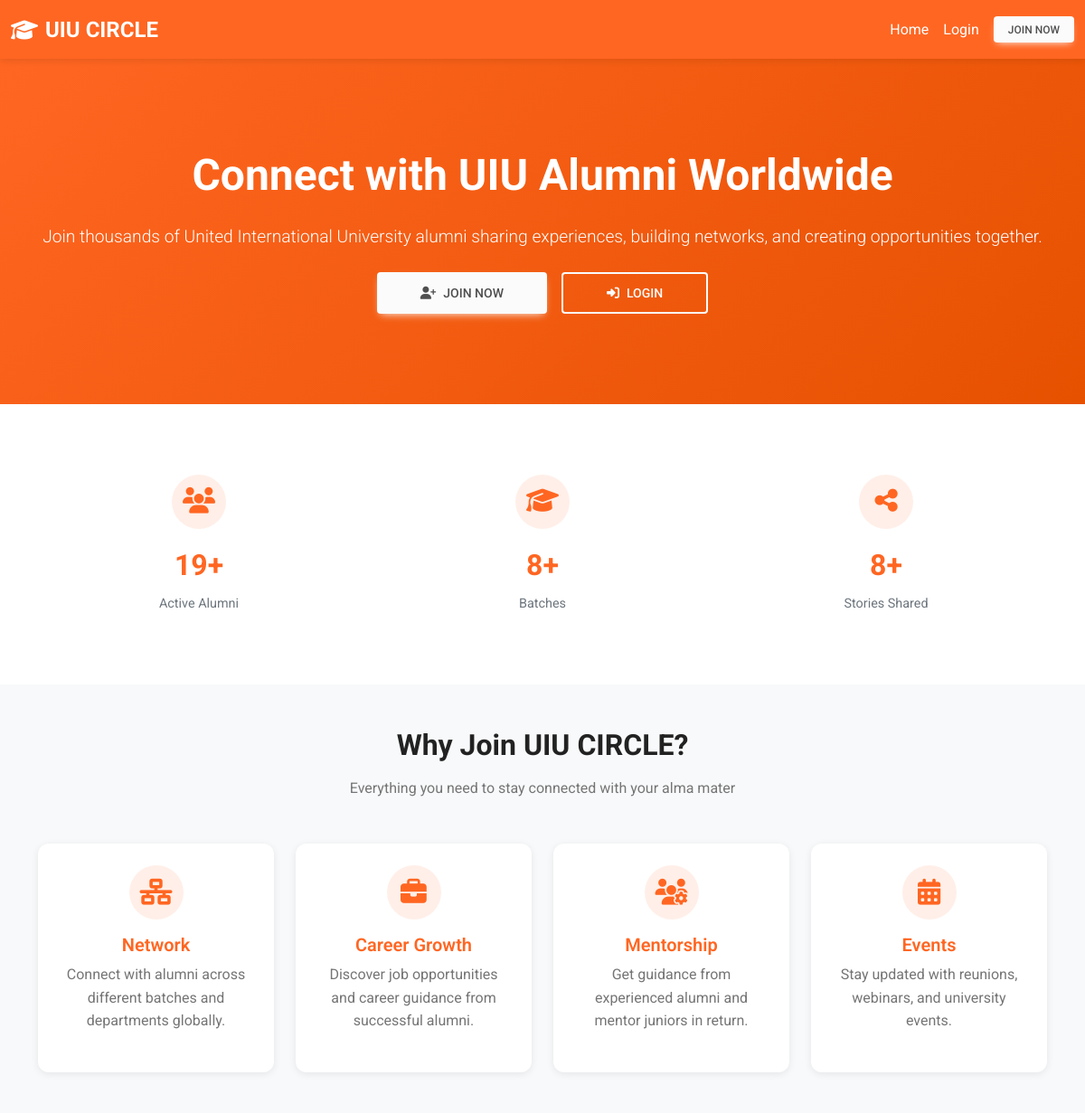
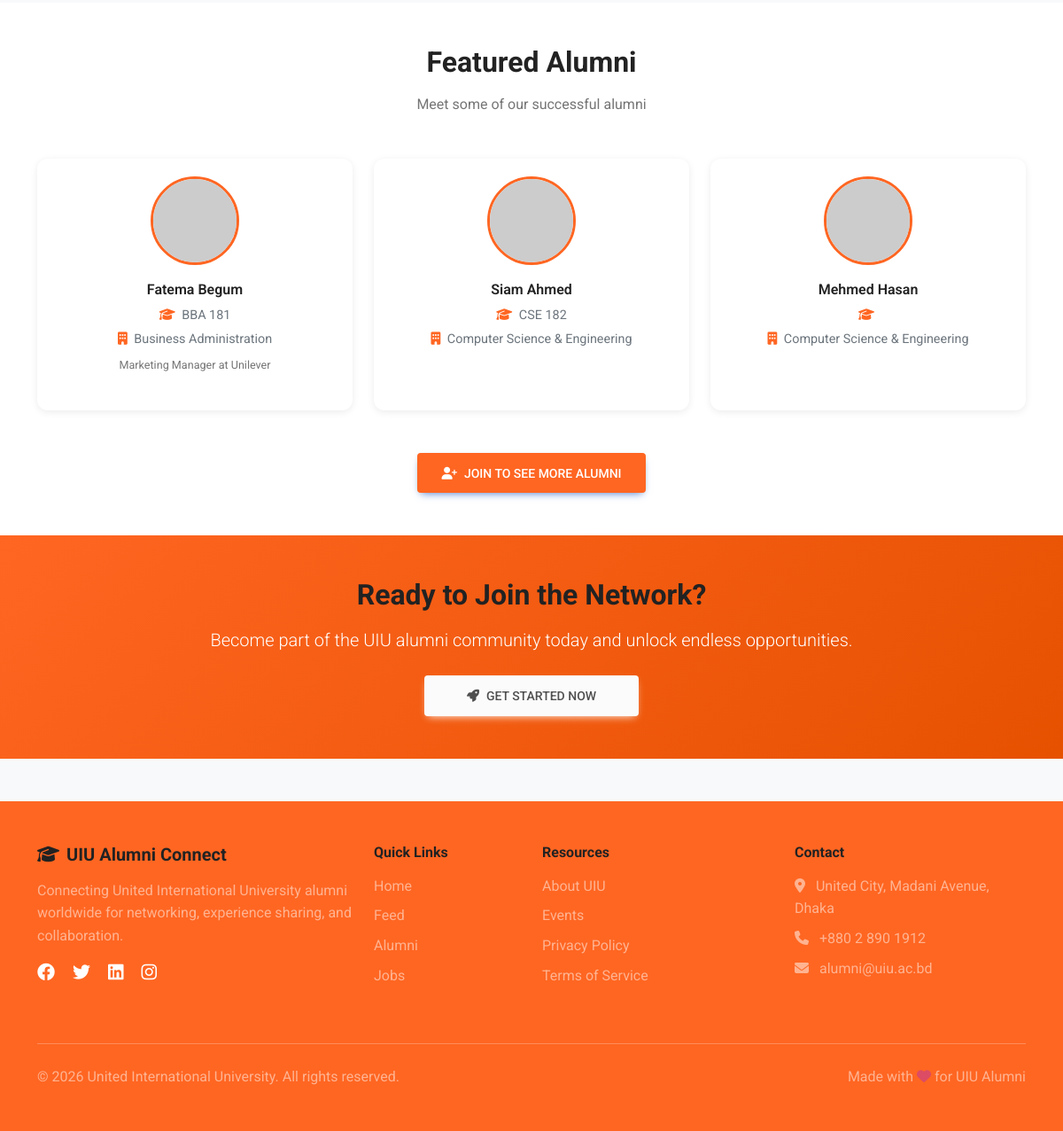
The page / on the database its author committed (2 pictures, top to bottom).
### tables this page shows
CREATE TABLE `users` (
  `id` int(11) NOT NULL,
  `name` varchar(255) NOT NULL,
  `email` varchar(255) NOT NULL,
  `password` varchar(255) NOT NULL,
  `batch` varchar(50) DEFAULT NULL,
  `department` varchar(100) DEFAULT NULL,
  `education` text DEFAULT NULL,
  `work_experience` text DEFAULT NULL,
  `profile_image` varchar(255) DEFAULT 'default-avatar.png',
  `bio` text DEFAULT NULL,
  `skills` text DEFAULT NULL,
  `phone` varchar(20) DEFAULT NULL,
  `location` varchar(255) DEFAULT NULL,
  `linkedin` varchar(255) DEFAULT NULL,
  `role` enum('student','alumni') NOT NULL DEFAULT 'student',
  `id_card_image` varchar(255) DEFAULT NULL,
  `status` enum('pending','active','blocked') DEFAULT 'pending',
  `created_at` timestamp NOT NULL DEFAULT current_timestamp(),
  `updated_at` timestamp NOT NULL DEFAULT current_timestamp() ON UPDATE current_timestamp()
);

### includes/functions.php (called while the page is built, shortened)
<?php
function isLoggedIn() {
    return isset($_SESSION['user_id']) && !empty($_SESSION['user_id']);
}
function truncateText($text, $length = 100) {
    return $text;
}
?>

### index.php (the view, shortened to what this page needs)
<?php
require_once __DIR__ . '/includes/header.php';
$db = getDB();
$featuredAlumni = $db->query("SELECT * FROM users WHERE status = 'active' ORDER BY RAND() LIMIT 3");
$totalAlumni = $db->query("SELECT COUNT(*) as count FROM users WHERE status = 'active'")->fetch_assoc()['count'];
$totalBatches = $db->query("SELECT COUNT(DISTINCT batch_name) as count FROM batches")->fetch_assoc()['count'];
$totalPosts = $db->query("SELECT COUNT(*) as count FROM posts")->fetch_assoc()['count'];
?>
<section class="hero-section">
    <div class="container">
        <div class="row align-items-center">
            <div class="col-lg-12 text-center">
                <h1 class="display-4 fw-bold mb-4 fade-in">
                    Connect with UIU Alumni Worldwide
                </h1>
                <p class="lead mb-4">
                    Join thousands of United International University alumni sharing experiences,
                    building networks, and creating opportunities together.
                </p>
                <?php if (!isLoggedIn()): ?>
                    <div class="d-flex gap-3 justify-content-center">
                        <a href="<?php echo SITE_URL; ?>/auth/register.php" class="btn btn-light btn-lg px-5">
                            <i class="fas fa-user-plus me-2"></i>Join Now
                        </a>
                        <a href="<?php echo SITE_URL; ?>/auth/login.php" class="btn btn-outline-light btn-lg px-5">
                            <i class="fas fa-sign-in-alt me-2"></i>Login
                        </a>
                    </div>
                <?php else: ?>
                    <a href="<?php echo SITE_URL; ?>/user/feed.php" class="btn btn-light btn-lg px-5">
                        <i class="fas fa-newspaper me-2"></i>Go to Feed
                    </a>
                <?php endif; ?>
            </div>
        </div>
    </div>
</section>
<section class="py-5 bg-white">
    <div class="container">
        <div class="row text-center">
            <div class="col-md-4 mb-4 mb-md-0">
                <div class="stat-card">
                    <div class="stat-icon">
                        <i class="fas fa-users"></i>
                    </div>
                    <div class="stat-number"><?php echo number_format($totalAlumni); ?>+</div>
                    <div class="stat-label">Active Alumni</div>
                </div>
            </div>
            <div class="col-md-4 mb-4 mb-md-0">
                <div class="stat-card">
                    <div class="stat-icon">
                        <i class="fas fa-graduation-cap"></i>
                    </div>
                    <div class="stat-number"><?php echo number_format($totalBatches); ?>+</div>
                    <div class="stat-label">Batches</div>
                </div>
            </div>
            <div class="col-md-4">
                <div class="stat-card">
                    <div class="stat-icon">
                        <i class="fas fa-share-alt"></i>
                    </div>
                    <div class="stat-number"><?php echo number_format($totalPosts); ?>+</div>
                    <div class="stat-label">Stories Shared</div>
                </div>
            </div>
        </div>
    </div>
</section>
<section class="py-5">
    <div class="container">
        <div class="text-center mb-5">
            <h2 class="fw-bold mb-3">Why Join UIU CIRCLE?</h2>
            <p class="text-muted">Everything you need to stay connected with your alma mater</p>
        </div>
        <div class="row g-4">
            <div class="col-md-6 col-lg-3">
                <div class="card text-center h-100">
                    <div class="card-body">
                        <div class="stat-icon mb-3">
                            <i class="fas fa-network-wired"></i>
                        </div>
                        <h5 class="card-title">Network</h5>
                        <p class="card-text text-muted">
                            Connect with alumni across different batches and departments globally.
                        </p>
                    </div>
                </div>
            </div>
            <div class="col-md-6 col-lg-3">
                <div class="card text-center h-100">
                    <div class="card-body">
                        <div class="stat-icon mb-3">
                            <i class="fas fa-briefcase"></i>
                        </div>
                        <h5 class="card-title">Career Growth</h5>
                        <p class="card-text text-muted">
                            Discover job opportunities and career guidance from successful alumni.
                        </p>
                    </div>
                </div>
            </div>
            <div class="col-md-6 col-lg-3">
                <div class="card text-center h-100">
                    <div class="card-body">
                        <div class="stat-icon mb-3">
                            <i class="fas fa-users-cog"></i>
                        </div>
                        <h5 class="card-title">Mentorship</h5>
                        <p class="card-text text-muted">
                            Get guidance from experienced alumni and mentor juniors in return.
                        </p>
                    </div>
                </div>
            </div>
            <div class="col-md-6 col-lg-3">
                <div class="card text-center h-100">
                    <div class="card-body">
                        <div class="stat-icon mb-3">
                            <i class="fas fa-calendar-alt"></i>
                        </div>
                        <h5 class="card-title">Events</h5>
                        <p class="card-text text-muted">
                            Stay updated with reunions, webinars, and university events.
                        </p>
                    </div>
                </div>
            </div>
        </div>
    </div>
</section>
<?php if ($featuredAlumni->num_rows > 0): ?>
<section class="py-5 bg-white">
    <div class="container">
        <div class="text-center mb-5">
            <h2 class="fw-bold mb-3">Featured Alumni</h2>
            <p class="text-muted">Meet some of our successful alumni</p>
        </div>
        <div class="row g-4">
            <?php while ($alumni = $featuredAlumni->fetch_assoc()): ?>
                <div class="col-md-6 col-lg-4">
                    <div class="card alumni-card h-100">
                        <?php
                        $avatarUrl = SITE_URL . '/uploads/' . $alumni['profile_image'];
                        if ($alumni['profile_image'] == 'default-avatar.png' || !file_exists(UPLOAD_PATH . $alumni['profile_image'])) {
                            $avatarUrl = 'https://ui-avatars.com/api/?name=' . urlencode($alumni['name']) . '&size=200&background=FF6622&color=fff';
                        }
                        ?>
                        <img src="<?php echo $avatarUrl; ?>"
                             class="alumni-avatar" alt="<?php echo htmlspecialchars($alumni['name']); ?>"
                             onerror="this.src='https://ui-avatars.com/api/?name=<?php echo urlencode($alumni['name']); ?>&size=200&background=FF6622&color=fff'">
                        <div class="alumni-name"><?php echo htmlspecialchars($alumni['name']); ?></div>
                        <div class="alumni-details">
                            <div class="mb-1">
                                <i class="fas fa-graduation-cap me-1 text-primary"></i>
                                <?php echo htmlspecialchars($alumni['batch']); ?>
                            </div>
                            <div class="mb-2">
                                <i class="fas fa-building me-1 text-primary"></i>
                                <?php echo htmlspecialchars($alumni['department']); ?>
                            </div>
                            <?php if ($alumni['work_experience']): ?>
                                <div class="text-muted small">
                                    <?php echo htmlspecialchars(truncateText($alumni['work_experience'], 50)); ?>
                                </div>
                            <?php endif; ?>
                        </div>
                    </div>
                </div>
            <?php endwhile; ?>
        </div>
        <?php if (!isLoggedIn()): ?>
            <div class="text-center mt-5">
                <a href="<?php echo SITE_URL; ?>/auth/register.php" class="btn btn-primary btn-lg">
                    <i class="fas fa-user-plus me-2"></i>Join to See More Alumni
                </a>
            </div>
        <?php endif; ?>
    </div>
</section>
<?php endif; ?>
<?php if (!isLoggedIn()): ?>
<section class="py-5" style="background: linear-gradient(135deg, <?php echo PRIMARY_COLOR; ?> 0%, <?php echo ACCENT_COLOR; ?> 100%);">
    <div class="container text-center text-white">
        <h2 class="fw-bold mb-3">Ready to Join the Network?</h2>
        <p class="lead mb-4">
            Become part of the UIU alumni community today and unlock endless opportunities.
        </p>
        <a href="<?php echo SITE_URL; ?>/auth/register.php" class="btn btn-light btn-lg px-5">
            <i class="fas fa-rocket me-2"></i>Get Started Now
        </a>
    </div>
</section>
<?php endif; ?>
<?php require_once __DIR__ . '/includes/footer.php'; ?>

### assets/css/style.css (style rules this page uses)
:root { --primary-color: #FF6622; --secondary-color: #FFFFFF; --text-color: #222222; --accent-color: #E65100; --bg-light: #f8f9fa; --border-color: #dee2e6; }
* { margin: 0; padding: 0; box-sizing: border-box; }
body { font-family: 'Roboto', sans-serif; color: var(--text-color); background-color: var(--bg-light); line-height: 1.6; }
h1, h2, h3, h4, h5, h6 { font-weight: 500; color: var(--text-color); }
a { text-decoration: none; transition: all 0.3s ease; }
.btn-primary { background-color: var(--primary-color) !important; border-color: var(--primary-color) !important; color: white !important; }
.card { border: none; border-radius: 12px; box-shadow: 0 2px 8px rgba(0,0,0,0.08); transition: transform 0.3s ease, box-shadow 0.3s ease; margin-bottom: 20px; }
.card-title { color: var(--primary-color); font-weight: 600; }
.hero-section { background: linear-gradient(135deg, var(--primary-color) 0%, var(--accent-color) 100%); color: white; padding: 100px 0; text-align: center; }
.hero-section h1 { font-size: 3rem; font-weight: 700; color: white; margin-bottom: 20px; }
.hero-section p { font-size: 1.2rem; margin-bottom: 30px; }
.alumni-card { text-align: center; padding: 20px; }
.alumni-avatar { width: 100px; height: 100px; border-radius: 50%; object-fit: cover; margin: 0 auto 15px; border: 3px solid var(--primary-color); }
.alumni-name { font-weight: 600; color: var(--text-color); margin-bottom: 5px; }
.alumni-details { font-size: 0.9rem; color: #6c757d; }
.stat-card { text-align: center; padding: 30px 20px; }
.stat-icon { width: 60px; height: 60px; background: rgba(255, 102, 34, 0.1); border-radius: 50%; display: flex; align-items: center; justify-content: center; color: var(--primary-color); font-size: 1.8rem; margin: 0 auto 15px; }
.stat-number { font-size: 2rem; font-weight: 700; color: var(--primary-color); margin-bottom: 5px; }
.stat-label { color: #6c757d; font-size: 0.9rem; }
.text-primary { color: var(--primary-color) !important; }
.fade-in { animation: fadeIn 0.5s ease; }

### rows shown on the page
users: name "Fatema Begum", batch "BBA 181", department "Business Administration", work_experience "Marketing Manager at Unilever"
users: name "Siam Ahmed", batch "CSE 182", department "Computer Science & Engineering"
users: name "Mehmed Hasan", department "Computer Science & Engineering"

### other values the page prints
$totalAlumni "19"
$totalBatches "8"
$totalPosts "8"
